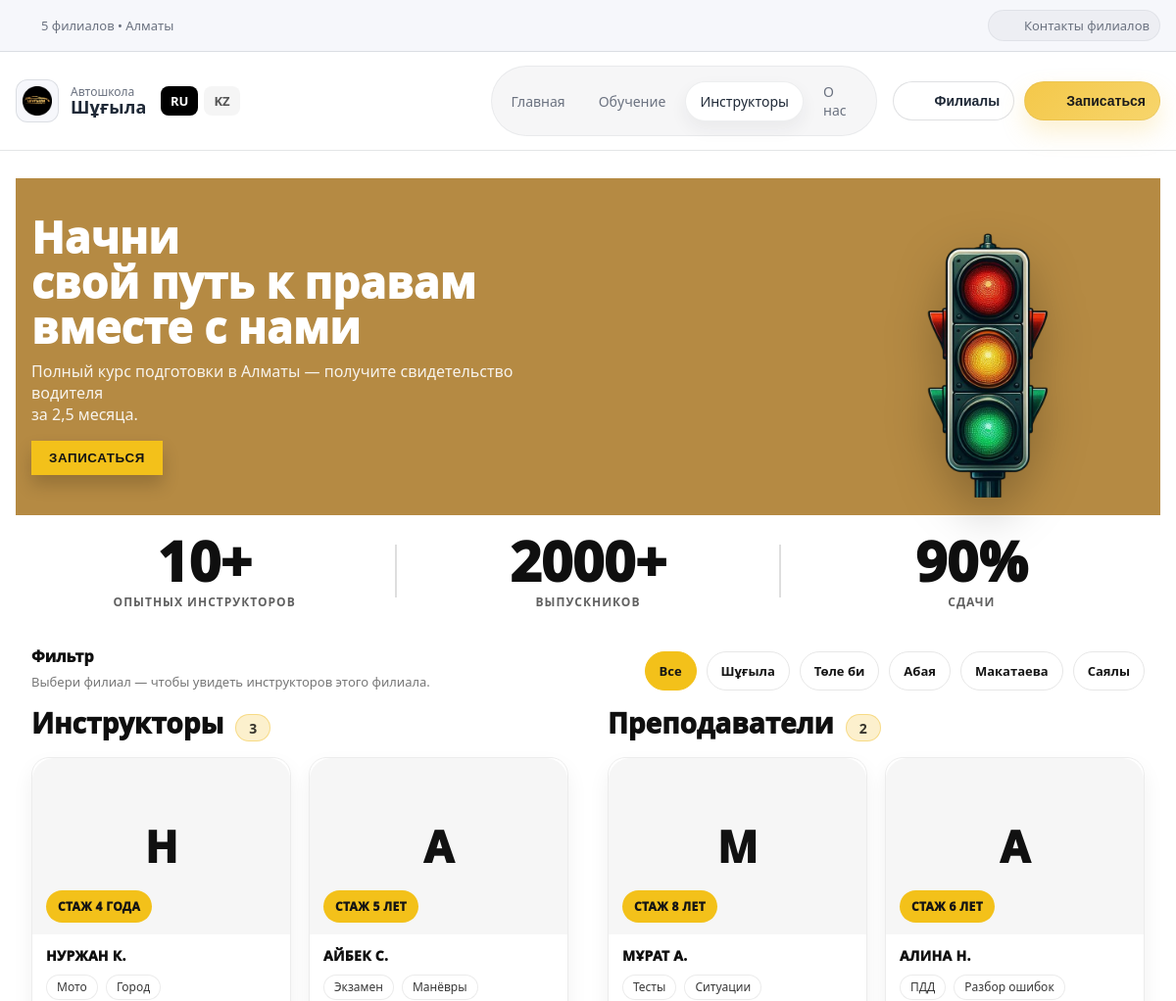
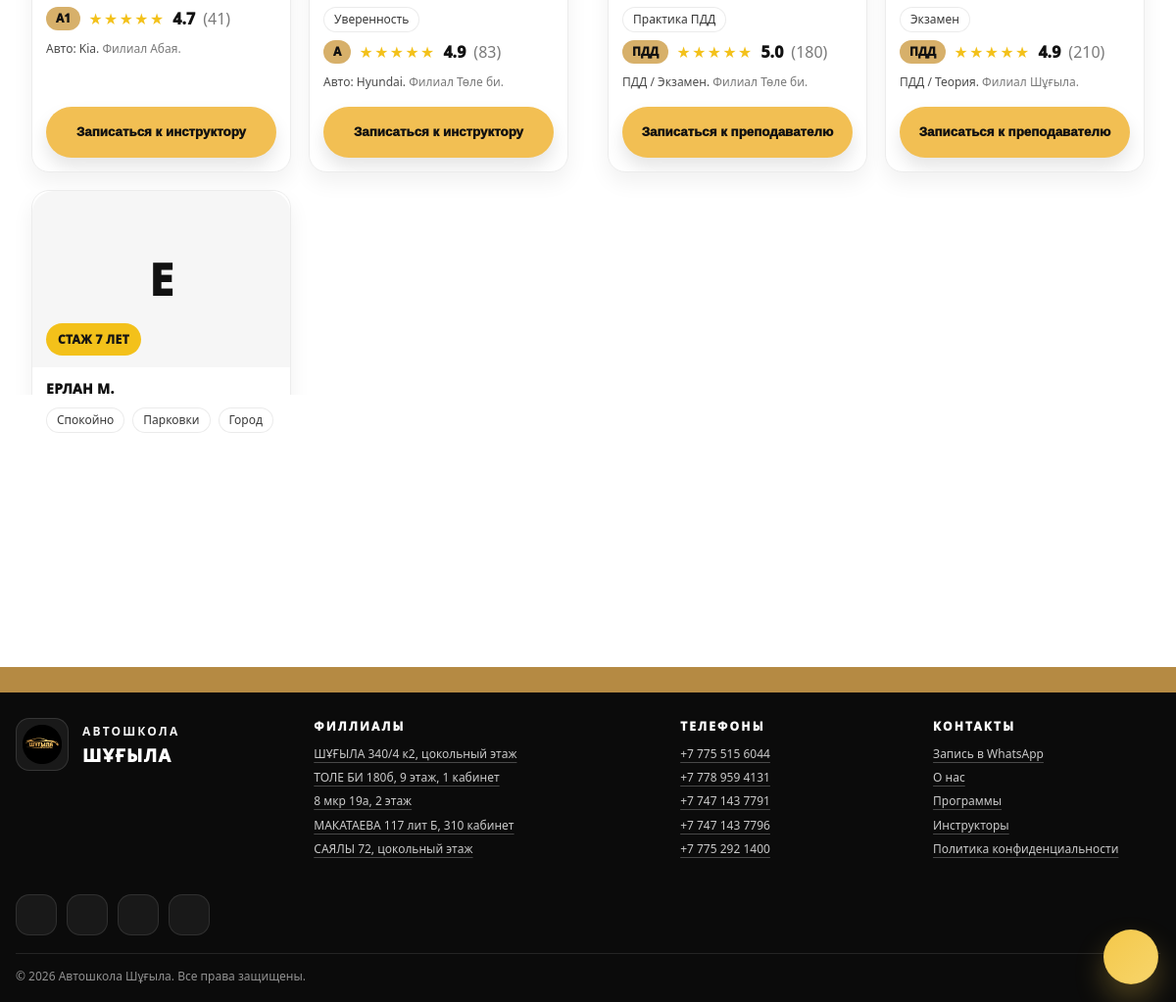
Page /instructors on the committed database (2 pictures, top to bottom).
### app.py (models this page shows)
class Branch(db.Model):
    id = db.Column(db.Integer, primary_key=True)
    code = db.Column(db.String(40), unique=True, nullable=False)   # shugyla/tolebi/...
    name = db.Column(db.String(120), nullable=False)
    address = db.Column(db.String(200), nullable=False)
    phone = db.Column(db.String(40), nullable=False)
    whatsapp = db.Column(db.String(40), nullable=False)
    map_embed = db.Column(db.Text, nullable=False)                 # embed link

class Instructor(db.Model):
    id = db.Column(db.Integer, primary_key=True)
    name = db.Column(db.String(120), nullable=False)
    branch_code = db.Column(db.String(40), nullable=False)
    experience = db.Column(db.String(80), nullable=True)
    car = db.Column(db.String(120), nullable=True)
    tags = db.Column(db.String(200), nullable=True)
    photo_url = db.Column(db.String(300), nullable=True)  # "uploads/instructors/abc.jpg"
    is_active = db.Column(db.Boolean, default=True)
    category = db.Column(db.String(10), nullable=False, default="B")  # A/A1/B
    rating = db.Column(db.Float, nullable=False, default=4.9)
    rating_count = db.Column(db.Integer, nullable=False, default=0)

class Teacher(db.Model):
    id = db.Column(db.Integer, primary_key=True)
    name = db.Column(db.String(120), nullable=False)
    branch_code = db.Column(db.String(40), nullable=False)
    experience = db.Column(db.String(80), nullable=True)
    subject = db.Column(db.String(120), nullable=True)
    tags = db.Column(db.String(200), nullable=True)
    photo_url = db.Column(db.String(300), nullable=True)  # "uploads/teachers/xxx.jpg"
    is_active = db.Column(db.Boolean, default=True)
    rating = db.Column(db.Float, nullable=False, default=4.9)
    rating_count = db.Column(db.Integer, nullable=False, default=0)

### app.py (the view)
    @app.get("/instructors")
    def instructors():
        branch = request.args.get("branch", "all").strip()
        branches = Branch.query.order_by(Branch.id.asc()).all()
        q = Instructor.query.filter_by(is_active=True)
        if branch != "all":
            q = q.filter_by(branch_code=branch)
        instructors_list = q.order_by(Instructor.id.desc()).all()
        tq = Teacher.query.filter_by(is_active=True)
        if branch != "all":
            tq = tq.filter_by(branch_code=branch)
        teachers_list = tq.order_by(Teacher.id.desc()).all()
        branch_map = {b.code: b.name for b in branches}
        return render_template(
            "pages/instructors.html",
            instructors=instructors_list,
            teachers=teachers_list,
            branches=branches,
            branch=branch,
            branch_map=branch_map
        )

### templates/pages/instructors.html (shortened to what this page needs)
{% extends "base.html" %}
{% block content %}
<section class="inst-hero">
  <div class="container inst-hero-inner">
    <div class="inst-hero-left">
      <h1 class="inst-hero-title">
        Начни<br>
        <span class="inst-hero-strong">свой путь к правам</span><br>
        <span class="inst-hero-strong">вместе с нами</span>
      </h1>
      <p class="inst-hero-sub">
        Полный курс подготовки в Алматы — получите свидетельство водителя<br>
        за 2,5 месяца.
      </p>
      <button class="inst-hero-btn" type="button" data-open-branches>
        ЗАПИСАТЬСЯ
      </button>
    </div>
    <div class="inst-hero-right" aria-hidden="true">
      <img class="inst-hero-img"
           src="{{ url_for('static', filename='images/traffic-light.png') }}"
           alt="">
    </div>
  </div>
</section>
<section class="inst-stats">
  <div class="container inst-stats-inner">
    <div class="inst-stat">
      <div class="inst-stat-big">10+</div>
      <div class="inst-stat-small">ОПЫТНЫХ ИНСТРУКТОРОВ</div>
    </div>
    <div class="inst-stat-line"></div>
    <div class="inst-stat">
      <div class="inst-stat-big">2000+</div>
      <div class="inst-stat-small">ВЫПУСКНИКОВ</div>
    </div>
    <div class="inst-stat-line"></div>
    <div class="inst-stat">
      <div class="inst-stat-big">90%</div>
      <div class="inst-stat-small">СДАЧИ</div>
    </div>
  </div>
</section>
{% set list_all = instructors or [] %}
{% set A_list = [] %}
{% set A1_list = [] %}
{% set B_list = [] %}
{% set Other_list = [] %}
{% for it in list_all %}
  {% set cat = (it.category|upper if it.category else '') %}
  {% if cat == 'A' %}
    {% set _ = A_list.append(it) %}
  {% elif cat == 'A1' %}
    {% set _ = A1_list.append(it) %}
  {% elif cat == 'B' %}
    {% set _ = B_list.append(it) %}
  {% else %}
    {% set _ = Other_list.append(it) %}
  {% endif %}
{% endfor %}
<section class="inst-filter">
  <div class="container inst-filter-inner">
    <div class="inst-filter-left">
      <div class="inst-filter-title">Фильтр</div>
      <div class="inst-filter-sub">Выбери филиал — чтобы увидеть инструкторов этого филиала.</div>
    </div>
    <div class="inst-filter-chips">
      <a class="inst-chip {% if branch == 'all' %}is-active{% endif %}" href="/instructors?branch=all">
        Все
      </a>
      {% for b in branches %}
        <a class="inst-chip {% if branch == b.code %}is-active{% endif %}" href="/instructors?branch={{ b.code }}">
          {{ b.name.replace('Филиал','').strip() }}
        </a>
      {% endfor %}
    </div>
  </div>
</section>
{% set list_all = instructors or [] %}
{% set teachers_list = teachers or [] %}
<section class="inst-dual">
  <div class="container inst-dual-grid">
    <div class="inst-dual-col">
      <div class="inst-cats-head">
        <div class="inst-cats-head">
          <div class="inst-cats-title">
            Инструкторы <span class="inst-count">{{ list_all|length }}</span>
          </div>
        </div>
      </div>
      <div class="inst-cards">
        {% for i in list_all %}
          {% set tags = (i.tags.split(',') if i.tags else []) %}
          {% set tag0 = (tags[0].strip() if tags|length > 0 else '') %}
          {% set exp_text = (i.experience|string if i.experience else '') %}
          {% set badge_text = ('СТАЖ ' ~ exp_text|upper) if exp_text else (tag0|upper if tag0 else 'ТОП-ИНСТРУКТОР') %}
          <article class="inst-card-figma">
            <div class="inst-card-photo">
              {% if i.photo_url %}
                <img src="{{ url_for('static', filename=i.photo_url) }}" alt="{{ i.name }}">
              {% else %}
                <div class="inst-card-avatar">{{ (i.name[:1] if i.name else 'A')|upper }}</div>
              {% endif %}
              <div class="inst-badge">{{ badge_text }}</div>
            </div>
            <div class="inst-card-body">
              <div class="inst-card-name">{{ i.name }}</div>
                {% set tags = (i.tags.split(',') if i.tags else []) %}
                <div class="inst-tags">
                  {% for tg in tags %}
                    {% set tg = tg.strip() %}
                    {% if tg %}
                      <span class="inst-tag">{{ tg }}</span>
                    {% endif %}
                  {% endfor %}
                </div>
              <div class="inst-card-rating">
                {% set pill = (i.category|upper if i.category else 'ИНСТ') %}
                <span class="inst-pill">{{ pill }}</span>
                {% set r = (i.rating if i.rating is not none else 4.9) %}
                {% set filled = (r + 0.5)|int %}
                {% if filled < 0 %}{% set filled = 0 %}{% endif %}
                {% if filled > 5 %}{% set filled = 5 %}{% endif %}
                {% set empty = 5 - filled %}
                <span class="inst-stars">{{ '★' * filled }}{{ '☆' * empty }}</span>
                <span class="inst-rate">{{ '%.1f' % r }}</span>
                {% if i.rating_count and i.rating_count > 0 %}
                  <span class="inst-muted">({{ i.rating_count }})</span>
                {% endif %}
              </div>
              <div class="inst-card-desc">
                {% if i.car %}Авто: {{ i.car }}.{% endif %}
                {% if i.branch_code %}
                  <span class="inst-muted"> {{ branch_map.get(i.branch_code, i.branch_code) }}.</span>
                {% endif %}
              </div>
              <button class="inst-cta-btn"
                      type="button"
                      data-open-branches
                      data-wa-text="Здравствуйте! Хочу записаться к инструктору: {{ i.name }}."
>
                Записаться к инструктору
              </button>
            </div>
          </article>
        {% endfor %}
      </div>
    </div>
    <div class="inst-dual-col">
      <div class="inst-cats-head">
        <div class="inst-cats-head">
          <div class="inst-cats-title">
            Преподаватели <span class="inst-count">{{ teachers_list|length }}</span>
          </div>
        </div>
      </div>
      <div class="inst-cards">
        {% for t in teachers_list %}
          {% set tags = (t.tags.split(',') if t.tags else []) %}
          {% set tag0 = (tags[0].strip() if tags|length > 0 else '') %}
          {% set exp_text = (t.experience|string if t.experience else '') %}
          {% set badge_text = ('СТАЖ ' ~ exp_text|upper) if exp_text else (tag0|upper if tag0 else 'ПРЕПОДАВАТЕЛЬ') %}
          <article class="inst-card-figma">
            <div class="inst-card-photo">
              {% if t.photo_url %}
                <img src="{{ url_for('static', filename=t.photo_url) }}" alt="{{ t.name }}">
              {% else %}
                <div class="inst-card-avatar">{{ (t.name[:1] if t.name else 'T')|upper }}</div>
              {% endif %}
              <div class="inst-badge">{{ badge_text }}</div>
            </div>
            <div class="inst-card-body">
              <div class="inst-card-name">{{ t.name }}</div>
                {% set tags = (t.tags.split(',') if t.tags else []) %}
                <div class="inst-tags">
                  {% for tg in tags %}
                    {% set tg = tg.strip() %}
                    {% if tg %}
                      <span class="inst-tag">{{ tg }}</span>
                    {% endif %}
                  {% endfor %}
                </div>
              <div class="inst-card-rating">
                <span class="inst-pill">ПДД</span>
                {% set r = (t.rating if t.rating is not none else 4.9) %}
                {% set filled = (r + 0.5)|int %}
                {% if filled < 0 %}{% set filled = 0 %}{% endif %}
                {% if filled > 5 %}{% set filled = 5 %}{% endif %}
                {% set empty = 5 - filled %}
                <span class="inst-stars">{{ '★' * filled }}{{ '☆' * empty }}</span>
                <span class="inst-rate">{{ '%.1f' % r }}</span>
                {% if t.rating_count and t.rating_count > 0 %}
                  <span class="inst-muted">({{ t.rating_count }})</span>
                {% endif %}
              </div>
              <div class="inst-card-desc">
                {% if t.subject %}{{ t.subject }}.{% endif %}
                {% if t.branch_code %}
                  <span class="inst-muted"> {{ branch_map.get(t.branch_code, t.branch_code) }}.</span>
                {% endif %}
              </div>
              <button class="inst-cta-btn"
                      type="button"
                      data-open-branches
                      data-wa-text="Здравствуйте! Хочу записаться к преподавателю: {{ t.name }}.{{ branch_map.get(t.branch_code, t.branch_code) }}.">
                Записаться к преподавателю
              </button>
            </div>
          </article>
        {% endfor %}
      </div>
    </div>
  </div>
</section>
{% endblock %}

### rows in the picture
Branch: name.replace "Шұғыла"
Branch: name.replace "Төле би"
Branch: name.replace "Абая"
Branch: name.replace "Макатаева"
Branch: name.replace "Саялы"
Instructor: name "Н", badge_text "СТАЖ 4 ГОДА", name "НУРЖАН К.", tags "Мото" "Город", category "A1", value "★★★★★", rating "4.7", rating_count "41", car "Kia", get "Филиал Абая"
Instructor: name "А", badge_text "СТАЖ 5 ЛЕТ", name "АЙБЕК С.", tags "Экзамен" "Манёвры" "Уверенность", category "A", value "★★★★★", rating "4.9", rating_count "83", car "Hyundai", get "Филиал Төле би"
Instructor: name "Е", badge_text "СТАЖ 7 ЛЕТ", name "ЕРЛАН М.", tags "Спокойно" "Парковки" "Город"
Teacher: name "М", badge_text "СТАЖ 8 ЛЕТ", name "МҰРАТ А.", tags "Тесты" "Ситуации" "Практика ПДД", value "★★★★★", rating "5.0", rating_count "180", subject "ПДД / Экзамен", get "Филиал Төле би"
Teacher: name "А", badge_text "СТАЖ 6 ЛЕТ", name "АЛИНА Н.", tags "ПДД" "Разбор ошибок" "Экзамен", value "★★★★★", rating "4.9", rating_count "210", subject "ПДД / Теория", get "Филиал Шұғыла"

### other values in the picture
{{ list_all|length }} "3"
{{ teachers_list|length }} "2"
{{ 2026 }} "2026"
